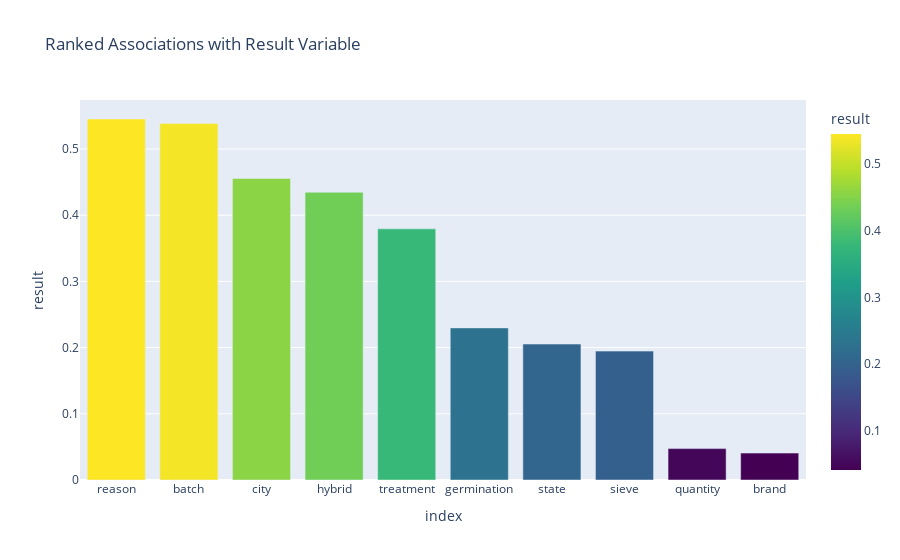

The code cell stored with this chart in its notebook:
### Code cell
# Get the sorted associations
df_associations = pd.DataFrame(cramers_v["corr"])
sorted_associations = pd.DataFrame(
    df_associations["result"].sort_values(ascending=False)[1:]
)

fig = px.bar(
    sorted_associations,
    y="result",
    x=sorted_associations.index,
    color="result",
    color_continuous_scale="viridis",
    title="Ranked Associations with Result Variable",
)

# Show the plot
fig.show()

### Figure 1 — Plotly figure (JSON) as saved in the notebook; plotly's stock layout.template omitted (floating-point values rounded to 4 significant figures)
{"data": [{"alignmentgroup": "True", "hovertemplate": "index=%{x}<br>result=%{marker.color}<extra></extra>", "legendgroup": "", "marker": {"color": [0.5454, 0.5387, 0.4554, 0.4347, 0.3794, 0.2298, 0.2054, 0.1947, 0.04742, 0.04067], "coloraxis": "coloraxis", "pattern": {"shape": ""}}, "name": "", "offsetgroup": "", "orientation": "v", "showlegend": false, "textposition": "auto", "type": "bar", "x": ["reason", "batch", "city", "hybrid", "treatment", "germination", "state", "sieve", "quantity", "brand"], "xaxis": "x", "y": [0.5454, 0.5387, 0.4554, 0.4347, 0.3794, 0.2298, 0.2054, 0.1947, 0.04742, 0.04067], "yaxis": "y"}], "layout": {"barmode": "relative", "coloraxis": {"colorbar": {"title": {"text": "result"}}, "colorscale": [[0, "#440154"], [0.1111, "#482878"], [0.2222, "#3e4989"], [0.3333, "#31688e"], [0.4444, "#26828e"], [0.5556, "#1f9e89"], [0.6667, "#35b779"], [0.7778, "#6ece58"], [0.8889, "#b5de2b"], [1, "#fde725"]]}, "legend": {"tracegroupgap": 0}, "title": {"text": "Ranked Associations with Result Variable"}, "xaxis": {"anchor": "y", "domain": [0, 1], "title": {"text": "index"}}, "yaxis": {"anchor": "x", "domain": [0, 1], "title": {"text": "result"}}}}
